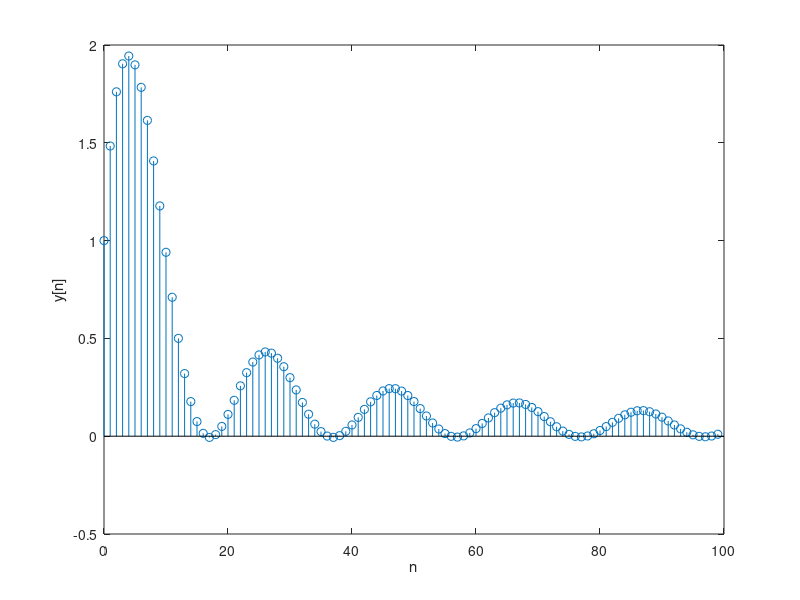

Source code (MATLAB):
% ECE 503 Test 1 Problem 10



N = 100;
n = 0:1:N-1;

% impulse response
h = ((0:1:N-1) + 1).^-1;
x = sinc(0.1*(0:1:N-1));

y = conv(h, x);
yout = y(1:N);

figure(1);
stem(n, yout);
xlabel('n');
ylabel('y[n]');


